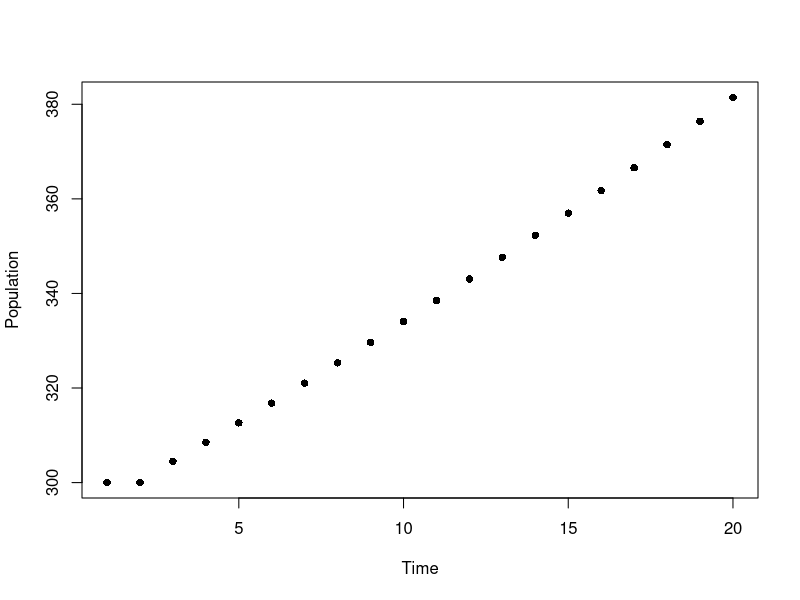

This chart was generated by the following R code:
#Building a Generalizable Population Growth Model for R

#A Coding Sample Built by the National Animal Nutrition Program, 

#A National Research Support Project



#Code updated 6/4/2014



#	Step 1: Initalize time values. This example starts at year 3 of a system and

#	run until the system reaches year 20. The previous model version required that

#	the model start running at year 3 due to the time required to build replacement

#	heifers. This model does not require this inconvenience.



Tstart <- 1

Tstop <- 20

Tstep <- 1



#	Step 2: Set the initial population parameters. This example simulates 300 hd. 



Pstart <- 300



#	Step 3: Set up the rules for culling and heifer retention. Here we assume half 

# 	of the offspring every year are female and 20% of those females are kept as 

# 	replacements. Each year 10% of mature cows are culled.



kCull <- 0.11

kFemale <- 0.5

kKeep <- 0.25



# 	Step 4: Set up the variables that will be updated at each time point.



Cows <- 0

t <- Tstart



# 	Step 5: Write an array that will hold the data during the simulation. Because

# 	this array will hold our data, we will call it "Output". Before the simulation

# 	this array will use a placeholder value of 1 for every cell. 



Output <- array(1, dim=c(1,20))





# 	Step 6: Use a conditional while loop to run the simulation. The loop syntax 

#	is as follows while t is less than Tstop, compute the equations within the 

#	brackets. If t>2, compute the number of cows assuming heifers from two years ago

#	are now calving and cows from last year are culled. Then record the new number

#	of cows in the Output array. Update the time and record it in the Output array.





while(t<=Tstop) {

if(t<=2) Cows <- Pstart else Cows <- Output[1,t-1] + Output[1,t-2]*kFemale*kKeep - Output[1,t-1]*kCull

Output[1,t] <- Cows

t <- t+1

}



#	Step 7: Print the Output array



print(Output)



#	Step 8: Graph the output over time

plot(Output[1,], pch=16, col="black", ylab="Population", xlab="Time")
